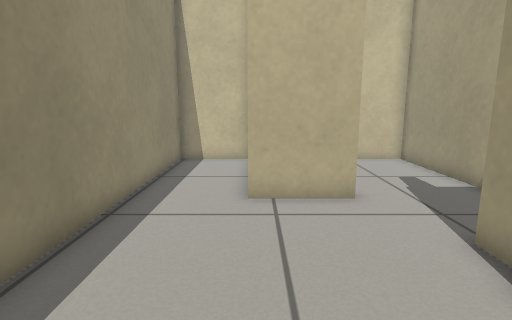
[1] (above)

13 first-person views from a walk through a world built for the Gazebo simulator. The camera is 0.64 m above the floor, tilts 10° down and sees 80° across. The floor is counted in squares, 0.25 m on a side. Each view is taken from the middle of a square. On the plan, view 1 faces up. The plan holds only what a view shows up to about 19 squares ahead; the rest is blank.

[2]
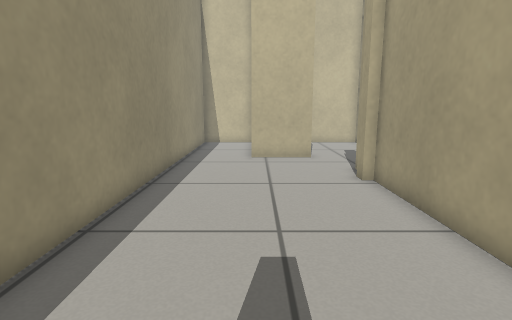

[3]
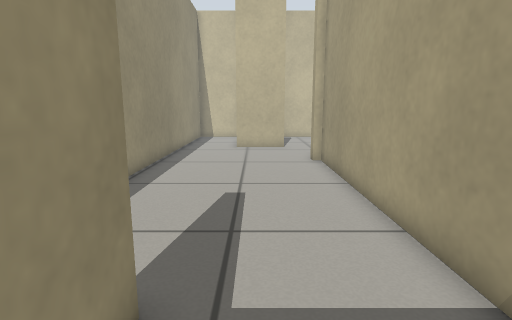

[4]
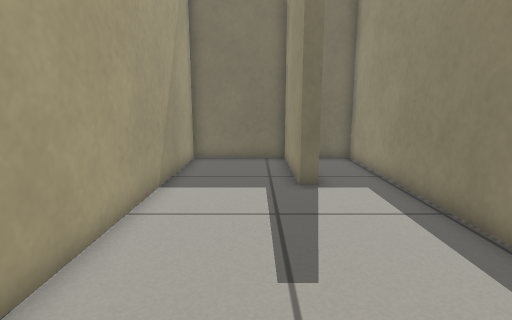

[5]
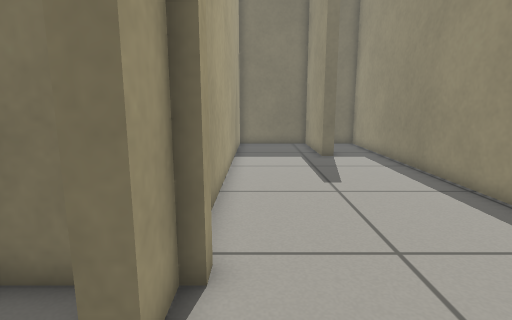

[6]
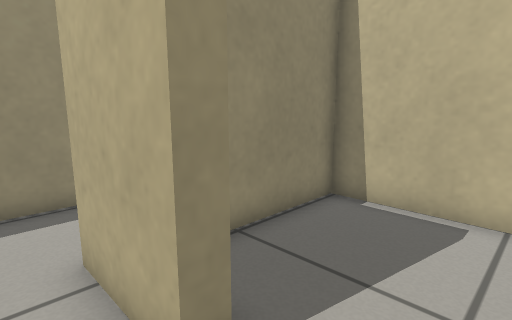

[7]
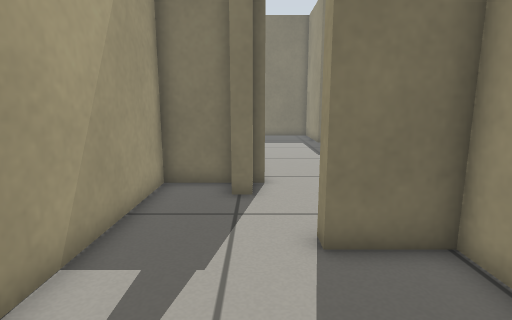

[8]
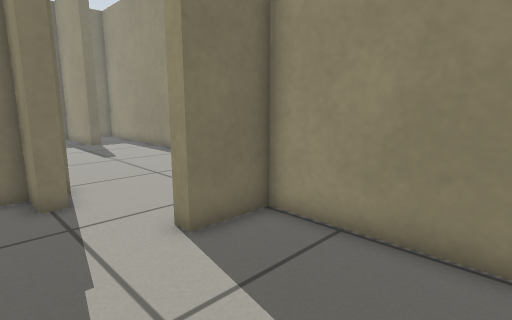

[9]
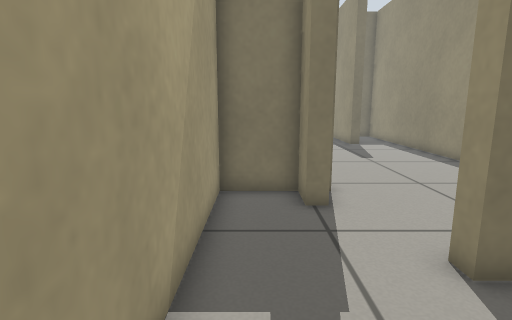

[10]
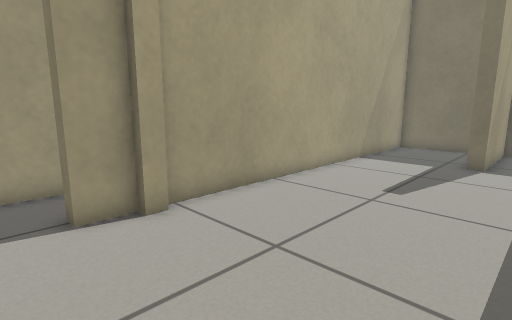

[11]
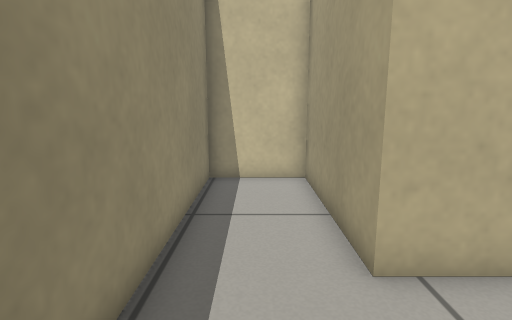

[12]
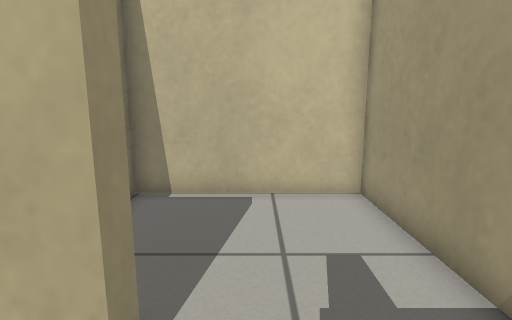

[13]
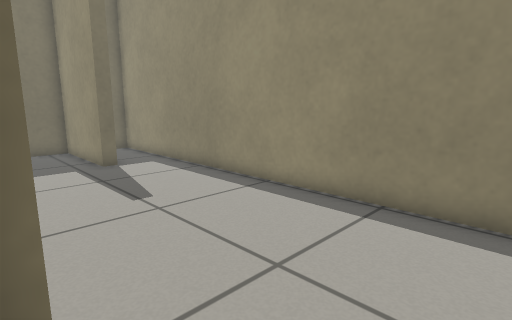

### Floor plan
Ten units are one square. View 1 is at (0, 0); x grows to the right and y downward. Boxes are objects, and circles mark ways between rooms. Rooms are numbered by the first view taken in them; rooms with no view inside come last. Other rooms are left out.
<svg viewBox="-42 -153 118 288">
<path fill="none" stroke="#000" d="M37 -34 37 -40M41 -40 41 -54 47 -54 47 -40 71 -40 71 -74M28 -83 -2 -83 -2 -148 -37 -148 -37 130 -10 130 -10 77 -4 77 -4 130 41 130 41 -34M71 -74 71 -148 4 -148 4 -89 28 -89 28 -83"/>
<circle cx="45" cy="-85" r="3" fill="#2a7"/>
<text x="0" y="0">1</text>
<text x="40" y="-110">2</text>
</svg>
Room 1 opens to room 2.

Where each view was taken, in squares from view 1:
view 1: 0 up, 0 right, facing up
view 2: 7 down, 0 right, facing up
view 3: 11 down, 1 right, facing up
view 4: 2 up, 1 right, facing down
view 5: 8 up, 3 right, facing down
view 6: 7 up, 5 right, facing up-left
view 7: 14 up, 4 right, facing down
view 8: 14 up, 6 right, facing down-left
view 9: 13 up, 6 right, facing down
view 10: 7 up, 3 left, facing down-right
view 11: 4 up, 2 left, facing up
view 12: 6 up, 4 right, facing up
view 13: 6 up, 4 right, facing down-left
